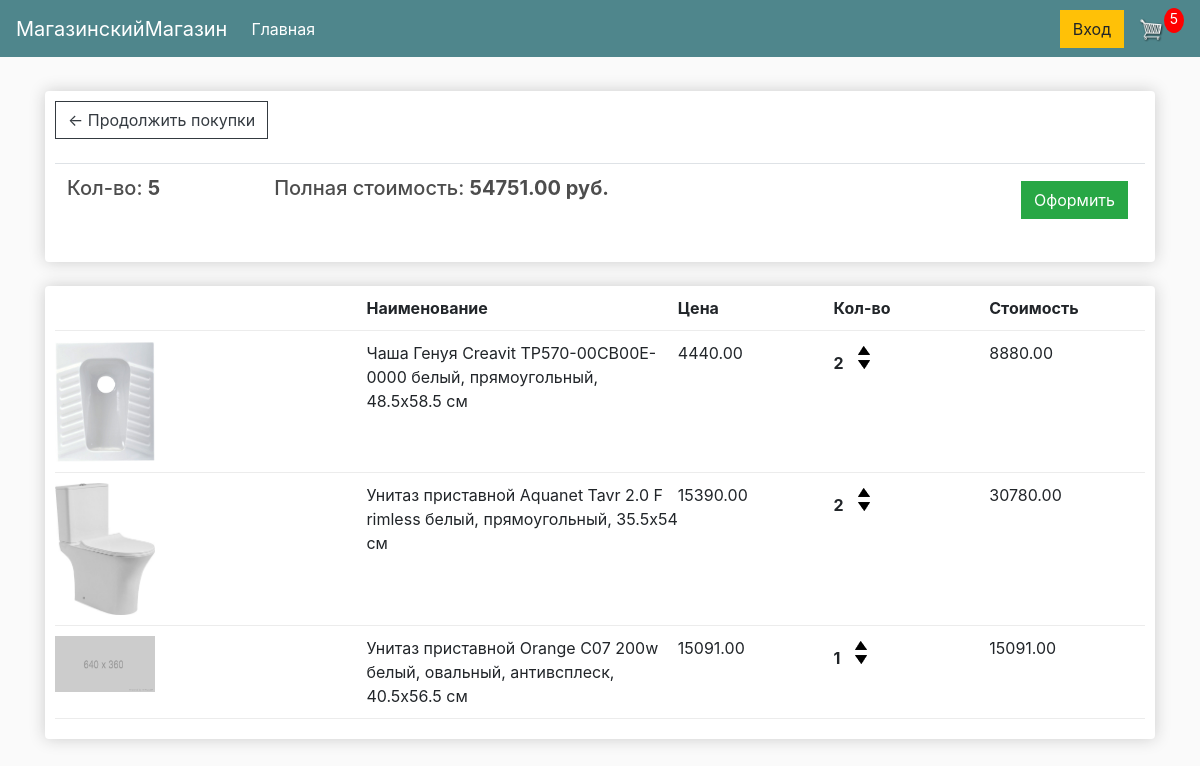
The page /cart/ (signed in) on the database as committed earlier.
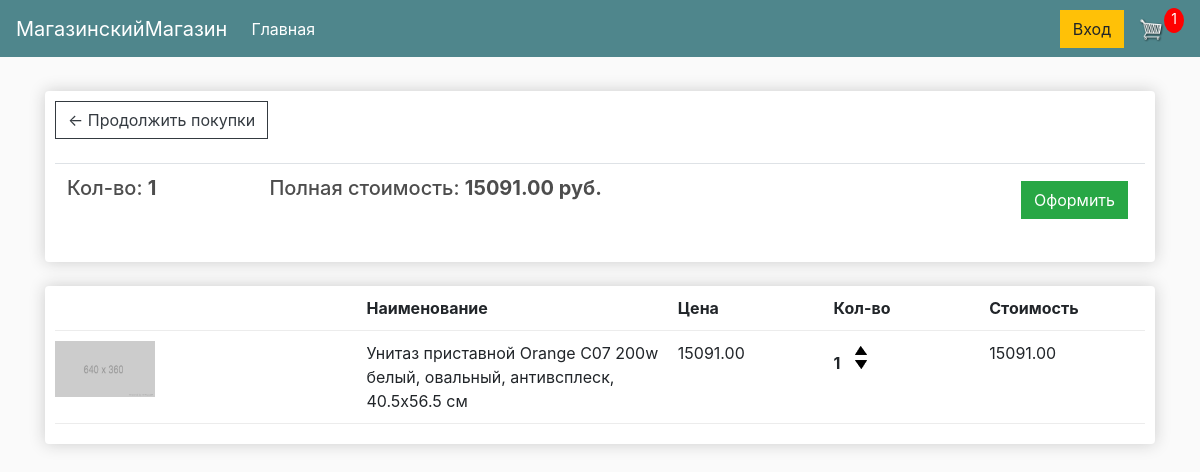
The same page on the database as committed later.
### store/models.py (models this page shows, shortened)
class Order(models.Model):
    customer = models.ForeignKey(Customer, on_delete=models.SET_NULL, null=True, blank=True)
    date_ordered = models.DateTimeField(auto_now_add=True)
    completed = models.BooleanField(default=False)
    transaction_id = models.CharField(max_length=100, null=True)
    @property
    def get_cart_total(self):
        order_items = self.orderitem_set.all()
        total = sum([item.get_total for item in order_items])
        return total
    @property
    def get_cart_items(self):
        order_items = self.orderitem_set.all()
        total = sum([item.quantity for item in order_items])
        return total

class OrderItem(models.Model):
    product = models.ForeignKey(Product, on_delete=models.SET_NULL, null=True)
    order = models.ForeignKey(Order, on_delete=models.SET_NULL, null=True)
    quantity = models.IntegerField(default=0, null=True, blank=True)
    date_added = models.DateTimeField(auto_now_add=True)
    @property
    def get_total(self):
        total = self.product.price * self.quantity
        return total

class Product(models.Model):
    name = models.CharField(max_length=200)
    price = models.DecimalField(max_digits=10, decimal_places=2)
    digital = models.BooleanField(default=False, null=True, blank=True)
    image = models.ImageField(null=True, blank=True)

### store/views.py (the view)
# urls.py: path('cart/', views.cart, name='cart'),
def cart(request):
    if request.user.is_authenticated:
        customer = request.user.customer
        order, created = Order.objects.get_or_create(customer=customer, completed=False)
        items = order.orderitem_set.all()
        cartItems = order.get_cart_items
    else:
        items = []
        order = {'get_cart_total': 0, 'get_cart_items': 0}
        cartItems = order['get_cart_items']
    context = {'items': items, 'order': order, 'cartItems': cartItems}
    return render(request, 'store/cart.html', context)

### store/templates/store/cart.html
{% extends 'store/main.html' %}
{% load static %}
{% block content %}
    <div class="row">
        <div class="col-lg-12">
            <div class="box-element">
                <a class="btn btn-outline-dark" href="{% url 'store' %}">&#x2190; Продолжить покупки</a>
                <br>
                <br>
                <table class="table">
                    <tr>
                        <th><h5>Кол-во: <strong>{{ order.get_cart_items }}</strong></h5></th>
                        <th><h5>Полная стоимость: <strong>{{ order.get_cart_total}} руб.</strong></h5></th>
                        <th>
                            <a style="float: right; margin: 5px" class="btn btn-success" href="{% url 'checkout' %}">Оформить</a>
                        </th>
                    </tr>
                </table>
            </div>
            <br>
            <div class="box-element">
                <div class="cart-row">
                    <div style="flex: 2"></div>
                    <div style="flex: 2"><strong>Наименование</strong></div>
                    <div style="flex: 1"><strong>Цена</strong></div>
                    <div style="flex: 1"><strong>Кол-во</strong></div>
                    <div style="flex: 1"><strong>Стоимость</strong></div>
                </div>
                {% for item in items %}
                    <div class="cart-row">
                        <div style="flex: 2"><img class="row-image" src="{% if item.product.image %}{{ item.product.image.url }}{% else %}{% static 'images/placeholder.png' %}{% endif %}"> </div>
                        <div style="flex: 2">{{ item.product.name }}</div>
                        <div style="flex: 1">{{ item.product.price }}</div>
                        <div style="flex: 1">
                            <p class="quantity">{{ item.quantity }}</p>
                            <div class="quantity">
                                <img data-product="{{ item.product.id }}" data-action="add" class="chg-quantity update-cart" src="{% static 'images/arrow-up.png' %}">
                                <img data-product="{{ item.product.id }}" data-action="remove" class="chg-quantity update-cart" src="{% static 'images/arrow-down.png' %}">
                            </div>
                        </div>
                        <div style="flex: 1">{{ item.get_total }}</div>
                    </div>
                {% endfor %}
            </div>
        </div>
    </div>
{% endblock content %}

Rows that differ between the two databases and show on the page:
removed OrderItem: product.image (picture), product.name "Чаша Генуя Creavit TP570-00CB00E-0000 белый, прямоугольный, 48.5x58.5 см", product.price "4440.00", quantity "2", get_total "8880.00"
removed OrderItem: product.image (picture), product.name "Унитаз приставной Aquanet Tavr 2.0 F rimless белый, прямоугольный, 35.5x54 см", product.price "15390.00", quantity "2", get_total "30780.00"
computed for Order: get_cart_items "5" → "1"; get_cart_total "54751.00" → "15091.00"
Other text that changed with them:
{{ cartItems }}: "5" → "1"
